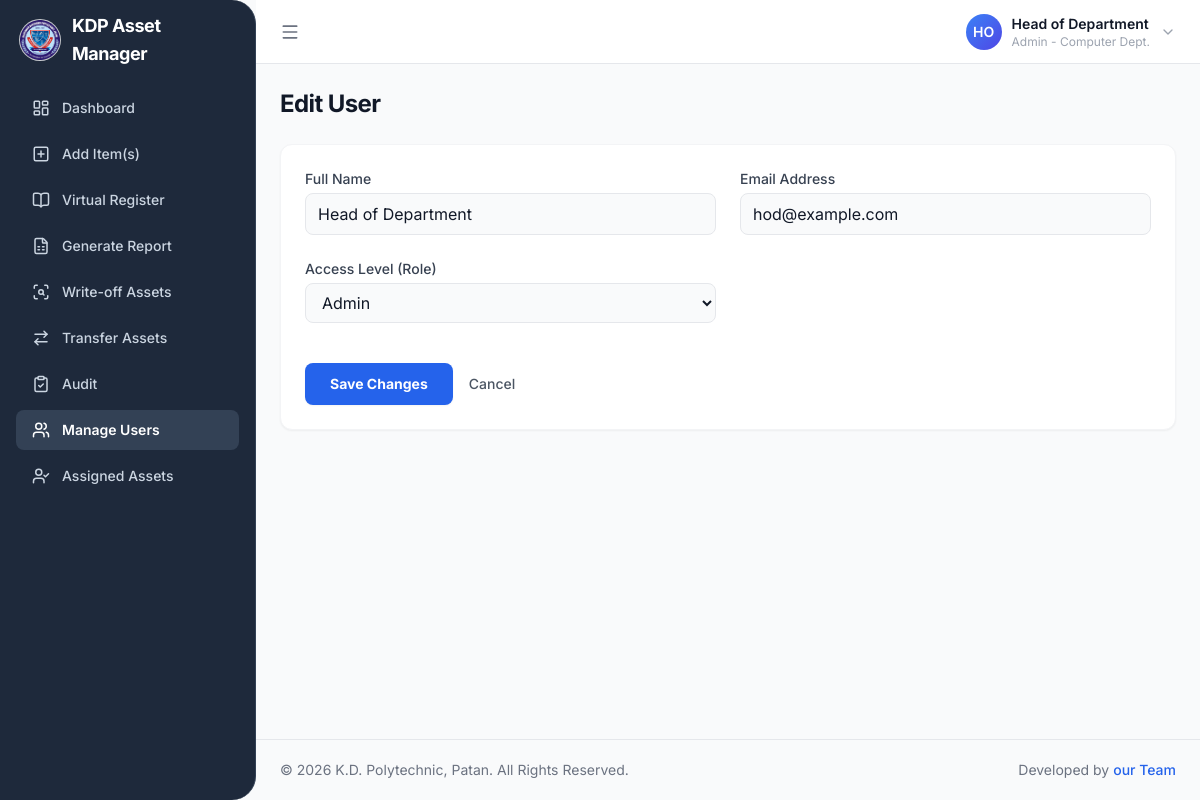
Page /edit_user.php?id=1 (signed in) on the committed database.
### tables this page shows
CREATE TABLE users (
    id INT AUTO_INCREMENT PRIMARY KEY,
    full_name VARCHAR(100) NOT NULL,
    email VARCHAR(100) NOT NULL UNIQUE,
    password_hash VARCHAR(255) NOT NULL,
    role ENUM('admin', 'staff') DEFAULT 'staff',
    created_at TIMESTAMP DEFAULT CURRENT_TIMESTAMP
);

### edit_user.php (the view, shortened to what this page needs)
<?php
require 'db.php';
$user_id_to_edit = isset($_GET['id']) ? (int)$_GET['id'] : 0;
$stmt = $conn->prepare("SELECT full_name, email, role FROM users WHERE id = ?");
$stmt->bind_param("i", $user_id_to_edit);
$stmt->execute();
$result = $stmt->get_result();
$user = $result->fetch_assoc();
function getInitials($name) {
    $words = explode(' ', $name);
    $initials = '';
    foreach ($words as $word) {
        $initials .= strtoupper(substr($word, 0, 1));
    }
    return substr($initials, 0, 2);
}
?>
<!DOCTYPE html>
<html lang="en">
<head>
<script src="https://cdn.tailwindcss.com"></script>
    <link rel="stylesheet" href="loader/loader.css" />
<body class="h-screen bg-gray-50 text-gray-900 antialiased">
<div class="h-screen flex overflow-hidden">
  <?php include 'sidebar.php'; ?>
  <div id="mainContent" class="flex-1 flex flex-col min-w-0 lg:ml-64 transition-all duration-300 ease-in-out h-screen overflow-hidden">
    <header class="h-16 border-b border-gray-200 bg-white flex items-center justify-between px-4 lg:px-6">
        <div class="flex items-center gap-2">
            <button id="menuBtn" class="p-2 -ml-2 rounded-lg hover:bg-gray-100 text-gray-500 shrink-0">
                <i data-lucide="menu" style="width:20px;height:20px"></i>
            </button>
        </div>
        <div class="flex items-center gap-3 sm:gap-4">
            <div class="relative">
                <button id="userMenuBtn" class="flex items-center gap-2.5 group">
                    <div class="w-9 h-9 rounded-full bg-gradient-to-br from-blue-500 to-indigo-600 flex items-center justify-center text-white text-sm font-semibold shrink-0"><?php echo getInitials($_SESSION['user_name']); ?></div>
                    <div class="hidden sm:block text-left leading-tight">
                        <p class="text-sm font-semibold text-gray-900"><?php echo htmlspecialchars($_SESSION['user_name']); ?></p>
                        <p class="text-xs text-gray-400"><?php echo htmlspecialchars(ucfirst($_SESSION['role'])); ?> - Computer Dept.</p>
                    </div>
                    <i data-lucide="chevron-down" class="hidden sm:block text-gray-400 group-hover:text-gray-600 transition-colors" style="width:16px;height:16px"></i>
                </button>
            </div>
        </div>
    </header>
    <div class="flex-1 overflow-y-auto flex flex-col">
      <main class="flex-1 bg-gray-50 p-4 lg:p-6">
        <div class="max-w-4xl mx-auto">
          <h1 class="text-2xl font-bold text-gray-900 tracking-tight mb-6">Edit User</h1>
          <div class="bg-white rounded-xl shadow-sm border border-gray-100 p-6">
            <form action="edit_user.php" method="POST" class="grid grid-cols-1 md:grid-cols-2 gap-6">
              <div>
                <label for="full_name" class="block text-sm font-medium text-gray-700 mb-1">Full Name</label>
                <input type="text" name="full_name" id="full_name" required class="w-full px-3 py-2 bg-gray-50 border border-gray-200 rounded-lg" value="<?php echo htmlspecialchars($user['full_name']); ?>">
              </div>
              <div>
                <label for="email" class="block text-sm font-medium text-gray-700 mb-1">Email Address</label>
                <input type="email" name="email" id="email" required class="w-full px-3 py-2 bg-gray-50 border border-gray-200 rounded-lg" value="<?php echo htmlspecialchars($user['email']); ?>">
              </div>
              <div>
                <label for="role" class="block text-sm font-medium text-gray-700 mb-1">Access Level (Role)</label>
                <select name="role" id="role" required class="w-full px-3 py-2 bg-gray-50 border border-gray-200 rounded-lg">
                  <option value="admin" <?php echo ($user['role'] === 'admin') ? 'selected' : ''; ?>>Admin</option>
                </select>
              </div>
              <div class="md:col-span-2 mt-4 flex items-center gap-4">
                <button type="submit" class="w-full sm:w-auto inline-flex justify-center items-center px-6 py-2.5 border border-transparent text-sm font-bold rounded-lg shadow-sm text-white bg-blue-600 hover:bg-blue-700">
                  Save Changes
                </button>
                <a href="manage-users.php" class="text-sm font-medium text-gray-600 hover:text-gray-900">Cancel</a>
              </div>
            </form>
          </div>
        </div>
      </main>
      <?php include 'footer.php'; ?>
    </div>
  </div>
</div>
</html>

### edit_user.php (style rules this page uses)
html, body { font-family: 'Inter', sans-serif; }

### rows in the picture
users: full_name "Head of Department", email "hod@example.com", role "Admin"

### other values in the picture
getInitials($_SESSION['user_name']) "HO"
$_SESSION['user_name'] "Head of Department"
$_SESSION['role'] "Admin"
